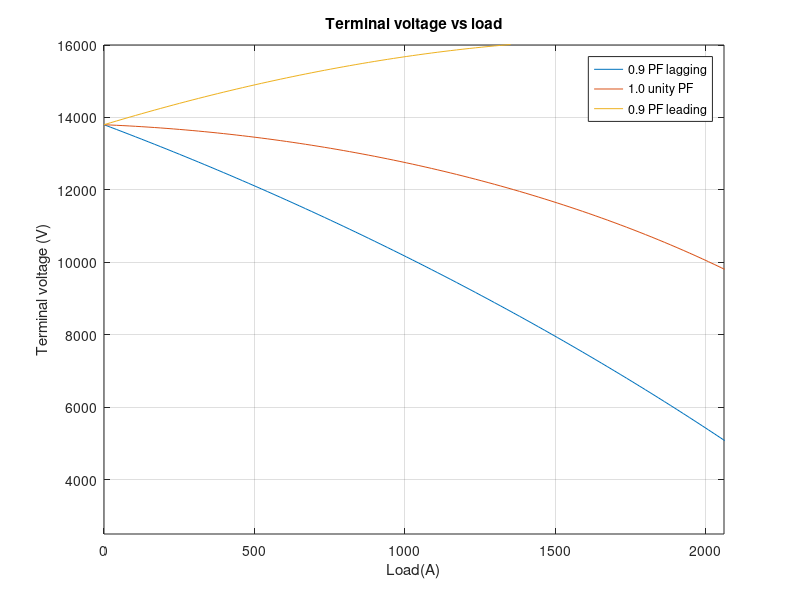

Write MATLAB code to recreate this figure.
clear, clc; 

% Definitions
EA = 7967;
i = 0:20.92:2092;
r = 0.20;
x = 2.50;

% 0.9 Lagging PF
vp_lagging = sqrt(EA^2 - (x.*i.*0.9 - r.*i.*0.6512).^2) - r.*i.*0.9 - x.*i.*0.6512;
vt_lagging = vp_lagging .* sqrt(3);

% Unity PF

vp_unity = sqrt(EA^2 - (x.*i).^2) - r.*i;
vt_unity = vp_unity .* sqrt(3);

% Leading PF 
vp_leading = sqrt(EA^2 - (x.*i.*0.9 + r.*i.*0.6512).^2) - r.*i.*0.9 + x.*i.*0.6512;
vt_leading = vp_leading .* sqrt(3);

% Plotting terminal voltage vs lead:
plot(i,abs(vt_lagging));
hold on;
plot(i,abs(vt_unity));
plot(i,abs(vt_leading));
title('Terminal voltage vs load')
xlabel('Load(A)')
ylabel('Terminal voltage (V)')
legend('0.9 PF lagging', '1.0 unity PF', '0.9 PF leading')
axis([0 2060 2500 16000])
grid on;
hold off;
